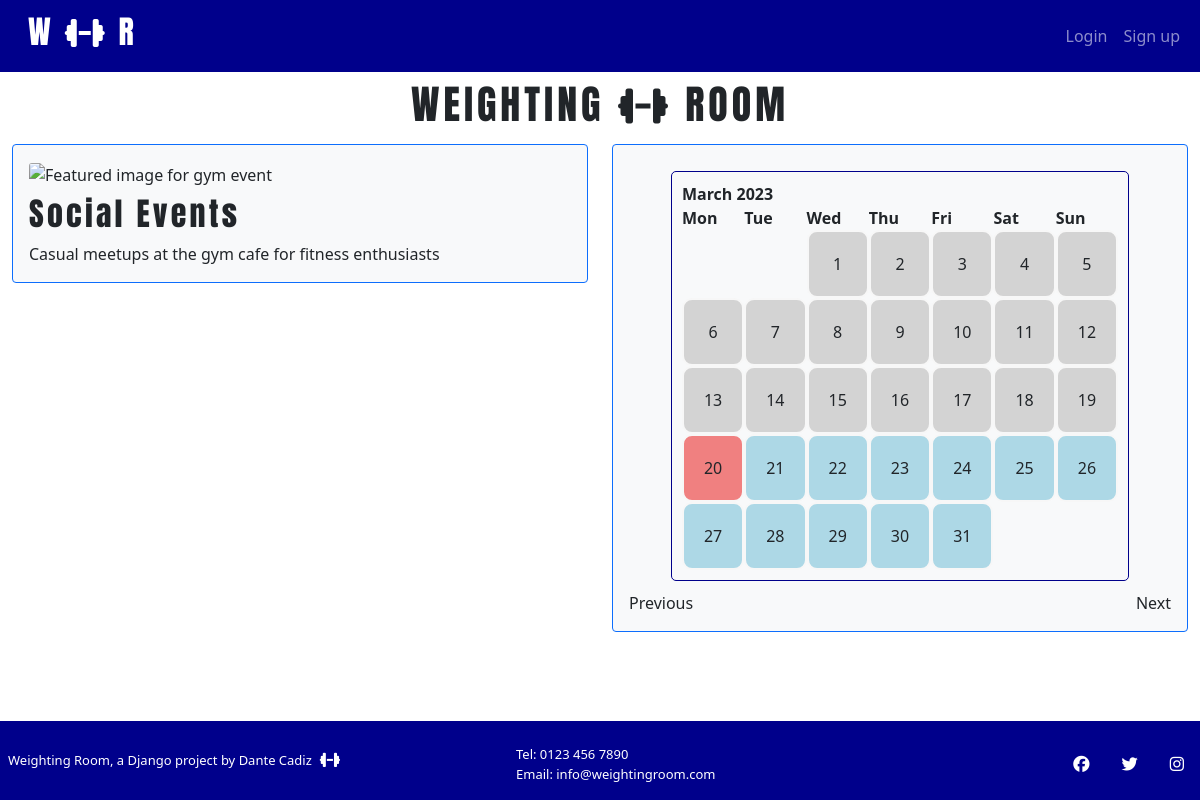
The page /social-events/ on the database as committed earlier.
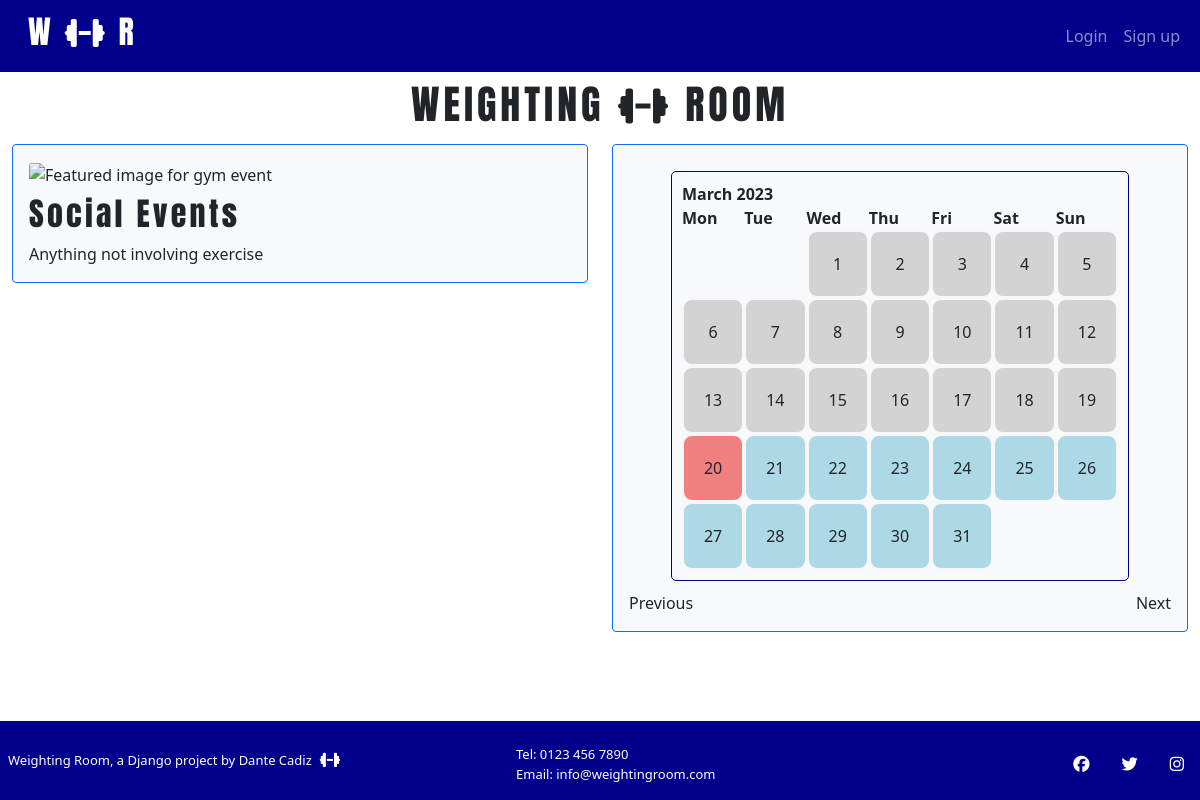
The same page on the database as committed later.
### events/models.py (models this page shows)
class EventCategory(models.Model):
    name = models.CharField(max_length=100)
    content = models.TextField()
    slug = models.SlugField(max_length=100)
    class Meta:
        verbose_name_plural = "Event Categories"
    def __str__(self):
        return self.name

### events/views.py (the view)
# urls.py: path('<slug:slug>/', views.CategoryView.as_view(), name='category'),
class CategoryView(View):
    def get(self, request, slug, *args, **kwargs):
        category = get_object_or_404(EventCategory, slug=slug)
        now = datetime.now()
        current_year = now.year
        current_month = now.month
        events = EventInstance.objects.filter(category=category)
        calendar = EventCalendar(events).formatmonth(current_year, current_month)
        return render(
                request, "category.html",
                {
                    "category": category,
                    'events': events,
                    "calendar": calendar,
                },)

### events/customcalendar.py (called while the page is built)
    def formatmonth(self, year, month):
        self.year, self.month = year, month
        return super(EventCalendar, self).formatmonth(year, month)

    def group_by_day(self, events):
        return dict(
            [(date, list(items)) for date, items in groupby(events)]
        )

    def day_cell(self, cssclass, body):
        return '<td class="%s">%s</td>' % (cssclass, body)

### events/models.py (called while the page is built)
    def __str__(self):
        start = self.start_time.strftime("%H:%M")
        return f"{self.title}: {start}"

### templates/category.html
{% extends "base.html" %}
{% block content %}
<div class="container-fluid">
   <div class="row">
      <div class="col-sm-12 mt-2 left">
         <div class="row">
            <div class="col-md-6">
               <div class="card mb-3 bg-light border-primary" id="column-left">
                  <div class="card-body">
                     <div class="image-container">
                        <img class="card-img-top" alt="Featured image for gym event">
                     </div>
                     <h2 class="card-title my-2">{{ category }}</h2>
                     <p class="card-text">{{ category.content | safe }}</p>
                  </div>
               </div>
            </div>
            <div class="col-md-6">
               <div class="card mb-3 bg-light border-primary" id="column-right">
                  <div class="card-body">
                     <div class="calendar">{{ calendar|safe }}</div>
                     <div>
                     <span class="previous">Previous</span>
                     <span class="next">Next</span>
                  </div>
                  </div>
               </div>
            </div>
         </div>
      </div>
   </div>
</div>
{% endblock content %}

### templates/base.html (shortened to what this page needs)
{% load static %}
<!DOCTYPE html>
<html lang="en" class="h-100">
   <head>
      <link rel="stylesheet" href="{% static 'css/style.css' %}">
      <link href="https://cdn.jsdelivr.net/npm/bootstrap@5.0.1/dist/css/bootstrap.min.css" rel="stylesheet"
>
   </head>
   <body class="d-flex flex-column h-100 main-bg">
      <nav class="navbar navbar-dark navbar-expand-sm">
         <div class="container-fluid">
            <a class="nav-link navbar-brand" href="{% url 'home' %}">
               <h2> W <i class="fa fa-dumbbell" aria-hidden="true"></i> R </h2>
            </a>
            <div class="collapse navbar-collapse" id="navbarLinks">
               <ul class="navbar-nav">
                  {% if user.is_authenticated %}
                  <li class="nav-item">
                     <a class="nav-link" href="{% url 'my_bookings' %}">My Bookings</a>
                  </li>
                  <li class="nav-item">
                     <a class="nav-link" href="{% url 'account_logout' %}">Logout</a>
                  </li>
                  {% else %}
                  <li class="nav-item">
                     <a class="nav-link" href="{% url 'account_login' %}">Login</a>
                  </li>
                  <li class="nav-item">
                     <a class="nav-link" href="{% url 'account_signup' %}">Sign up</a>
                  </li>
                  {% endif %}
               </ul>
            </div>
         </div>
      </nav>
      <h1 class="text-uppercase text-center mt-2">
         Weighting <i class="fa fa-dumbbell" aria-hidden="true"></i> Room
      </h1>
      <main>
         {% block content %}
         {% endblock content %}
      </main>
      <footer class="d-flex flex-wrap justify-content-between align-items-center py-3 mt-auto">
         <div class="col-md-4 d-flex align-items-center mx-2">
            <span class="text-white">Weighting Room, a Django project by Dante Cadiz</span>
            <a href="{% url 'home' %}">
            </a>
         </div>
         <div class="col-md-4 align-items-center mt-2">
            <div class="text-white mx-2">Tel: 0123 456 7890</div>
            <div class="text-white mx-2">Email: info@weightingroom.com</div>
         </div>
         <ul class="nav col-md-2 justify-content-end list-unstyled d-flex mt-2">
            <li class="mx-2"><a href="https://www.facebook.com" target="_blank" rel="noopener" aria-label="Visit our Facebook"></a></li>
            <li class="mx-2"><a href="https://www.twitter.com" target="_blank" rel="noopener" aria-label="Visit our Twitter"></a></li>
            <li class="mx-2"><a href="https://www.instagram.com" target="_blank" rel="noopener" aria-label="Visit our Instagram"></a></li>
         </ul>
      </footer>
   </body>
</html>

### static/css/style.css (style rules this page uses)
body { font-family: 'Work Sans', sans-serif; }
h1, h2, h3, h4, h5 { font-family: 'Anton', sans-serif; letter-spacing: 0.1em; }
nav, footer { background-color: #00008B; }
footer { font-size: small; }
.day { padding: 20px; background-color: lightblue; border: 2px solid #f7f7f7 ; border-radius: 10px; }
.past { background-color: lightgrey; }
.today { background-color: lightcoral; }
.nav-link { color: #fff }
td { text-align: center; }
table { border-collapse: separate !important; padding: 10px; margin: 10px auto; border: 1px solid #00008B; border-radius: 5px; }
.next { display: inline; float: right; }
@media screen and (min-width: 600px) { h1 { font-size: 78px; } }
@media screen and (min-width: 600px) { #navbarLinks { display: flex; justify-content: end; } }

Rows that differ between the two databases and show on the page:
changed EventCategory "Social Events": content "Casual meetups at the gym cafe for fitness enthusiasts" → "Anything not involving exercise"
